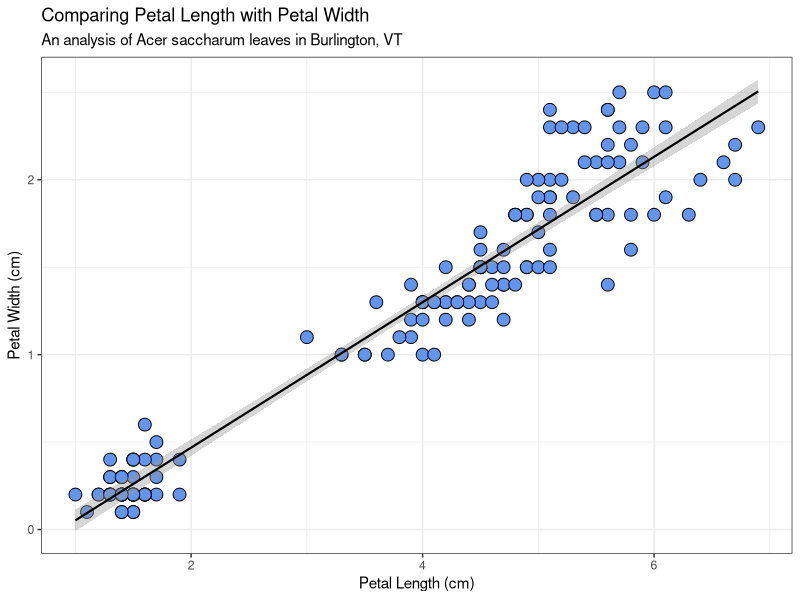
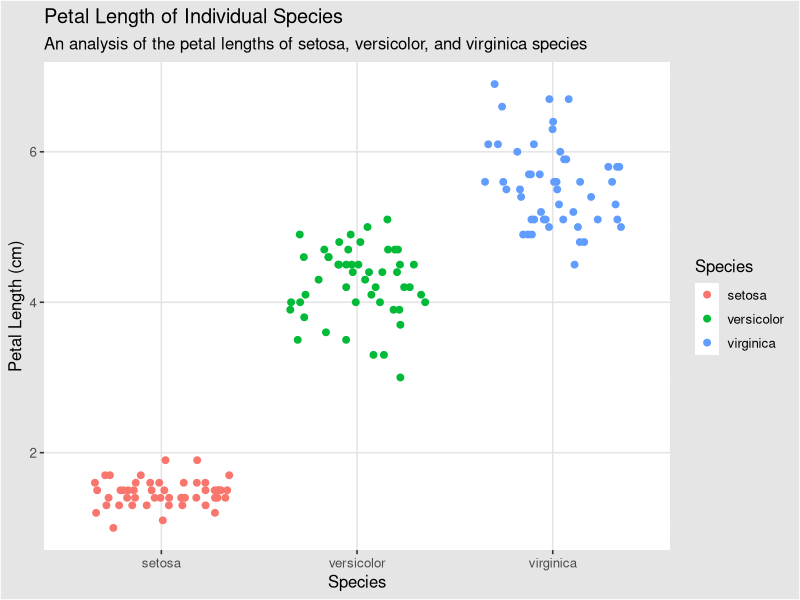

These charts were generated, in order, by the following R code:
## ---- chunk 1
knitr::opts_chunk$set(echo = TRUE)

library(ggplot2)
library(ggthemes)
## ---- chunk 2
# Assigning the iris dataframe to the variable: data
sim_data <- iris
#head(data)
## ---- chunk 3
# The annotated graph was created using the ggplot and ggthemes packages.
graph <- qplot(data=sim_data, x=Petal.Length, y=Petal.Width, 
               geom="point") +
               geom_point(size=4, shape = 21, 
                                    color="black",fill="cornflowerblue") + 
               geom_smooth(method='lm', 
                           formula= y~x,
                           color="black", 
                           size=0.75) +
               labs(title="Comparing Petal Length with Petal Width",
                    subtitle="An analysis of Acer saccharum leaves in Burlington, VT",
                    x= "Petal Length (cm)",
                    y= "Petal Width (cm)") +
              
                theme_bw()

print(graph)
## ---- chunk 4
graph2 <- ggplot() + 
          geom_jitter(data=sim_data,
                      mapping=aes(x=Species, y=Petal.Length, col=Species), 
                      size=2, 
                      position=position_jitter(width=0.35, height=0)) +
          labs(title="Petal Length of Individual Species",
               subtitle = "An analysis of the petal lengths of setosa, versicolor, and virginica species",
               x= "Species",
               y= "Petal Length (cm)") +
              
          theme_igray()

print(graph2)
